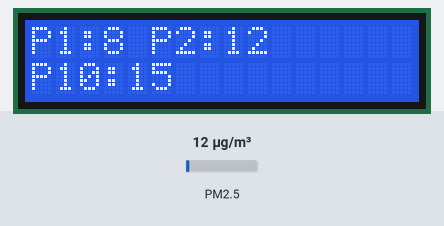
This sketch was run on a simulated ESP32. Parts: 16×2 character LCD. Inputs (shaded band) come from the test bench; at power-on: PM2.5 12 µg/m³. What the sketch prints to the serial monitor is not drawn.

Above: at 2.6 s.
2.7 s: PM2.5 set to 6 µg/m³
At 5.3 s:
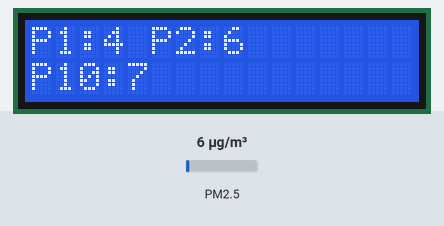
6.5 s: PM2.5 set to 75 µg/m³
At 9.0 s:
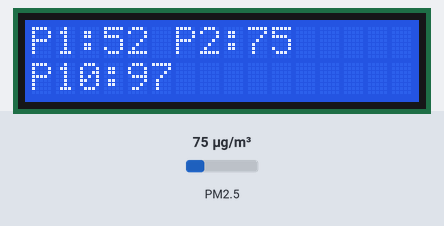
9.5 s: PM2.5 set to 150 µg/m³
At 11.4 s:
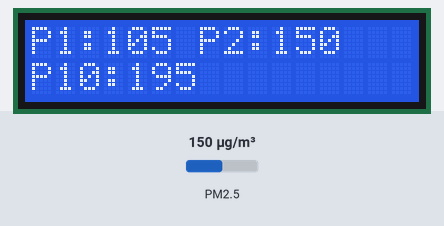
Timing chart, 0 to 12.9 s (numbered marks = the images above; inputs shaded):
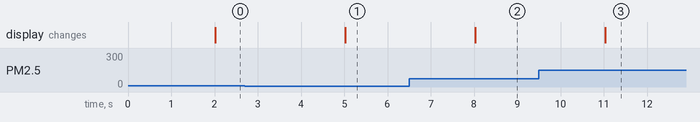

The sketch:

codee2.ino
```cpp
#include <Wire.h>
#include <LiquidCrystal_I2C.h>
#include <PMS.h>

// ---------- LCD ----------
LiquidCrystal_I2C lcd(0x27, 16, 2);

// ---------- PMS7003 ----------
HardwareSerial pmsSerial(2); // UART2
PMS pms(pmsSerial);
PMS::DATA data;

// ---------- Timing ----------
unsigned long lastUpdate = 0;
const unsigned long interval = 2000; // 2 seconds

void setup() {
  Serial.begin(115200);

  // PMS7003 UART on safe pins
  // TX (PMS) -> GPIO18 (ESP RX)
  // RX (PMS) -> GPIO19 (ESP TX)
  pmsSerial.begin(9600, SERIAL_8N1, 18, 19);

  // LCD I2C
  Wire.begin(21, 22);
  lcd.init();
  lcd.backlight();
  lcd.clear();

  lcd.setCursor(0, 0);
  lcd.print("PMS7003 Init");
  lcd.setCursor(0, 1);
  lcd.print("Please wait");

  Serial.println("Monitoring PMS7003...");
}

void loop() {
  if (pms.read(data)) {
    if (millis() - lastUpdate >= interval) {
      // ---- Serial Output ----
      Serial.print("PM1.0: ");
      Serial.print(data.PM_AE_UG_1_0);
      Serial.print(" | PM2.5: ");
      Serial.print(data.PM_AE_UG_2_5);
      Serial.print(" | PM10: ");
      Serial.println(data.PM_AE_UG_10_0);

      // ---- LCD Output ----
      lcd.clear();

      // Row 0: PM1.0 and PM2.5
      lcd.setCursor(0, 0);
      lcd.print("P1:");
      lcd.print(data.PM_AE_UG_1_0);
      lcd.print(" P2:");
      lcd.print(data.PM_AE_UG_2_5);

      // Row 1: PM10
      lcd.setCursor(0, 1);
      lcd.print("P10:");
      lcd.print(data.PM_AE_UG_10_0);

      lastUpdate = millis();
    }
  }
}
```

Measured:
- after the input at 2.7 s, the display: changes after 2.3 s (image 1)
- after the input at 6.5 s, the display: changes after 1.5 s (image 2)
- after the input at 9.5 s, the display: changes after 1.5 s (image 3)
